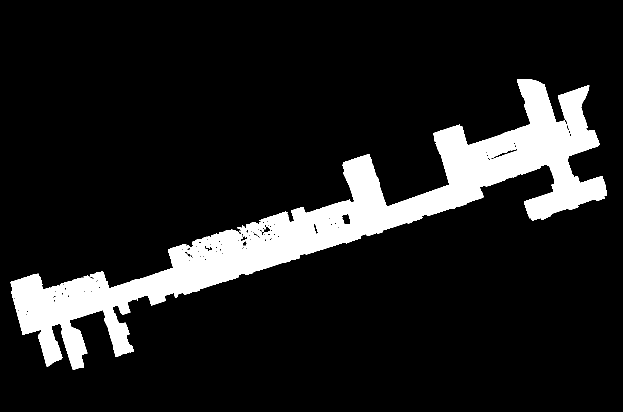
#> input picture maps/map.pgm, 1245 x 824 px, found by its file name (shown at 1/2 size)
$ python rrt_path.py
#> lines starting #> are read from the running program, lines starting #| are printed output that depends on the picture; after the words box and inside, x2 and y2 are one past the last pixel; in counts of white or black regions, pixels touching at a corner belong together
import cv2
import numpy as np
import matplotlib.pyplot as plt
import random
from collections import deque
from skimage.draw import line as sk_line

# === Parameters ===
resolution = 0.05
origin = np.array([0.0, 0.0])
map_file = "map.pgm"
start_goal_file = "start_goal.csv"
max_iters = 10000
step_size = 10  # in pixels
goal_threshold = 15  # in pixels

# === Load map and binary version ===
map_img = cv2.imread(map_file, cv2.IMREAD_GRAYSCALE)
#> map_img: shape (824, 1245); 12.1% white; 1 white region, box (x1, y1, x2, y2) and area: (21, 158, 1214, 740) 124584
height, width = map_img.shape
#> height = 824; width = 1245
binary_map = (map_img > 250).astype(np.uint8)

# === Convert world to pixel ===
def world_to_pixel(pt):
    px = int((pt[0] - origin[0]) / resolution)
    py = int(height - (pt[1] - origin[1]) / resolution)
#> py = 602
    return np.array([px, py])

# === Convert pixel to world ===
def pixel_to_world(pt_px):
    x = origin[0] + pt_px[0] * resolution
    y = origin[1] + (height - pt_px[1]) * resolution
    return np.array([x, y])

# === Load start and goal ===
start_world, goal_world = np.loadtxt(start_goal_file, delimiter=';')
start_px = world_to_pixel(start_world)
#> start_px = [195, 602]
goal_px = world_to_pixel(goal_world)
#> goal_px = [1002, 336]

# === RRT core ===
class Node:
    def __init__(self, pt, parent=None):
#> called with pt = (195, 602)
        self.pt = pt
#> self.pt = (195, 602)
        self.parent = parent

def is_free(pt):
    x, y = pt
    return 0 <= x < width and 0 <= y < height and binary_map[y, x] == 1

def line_is_free(p1, p2):
    rr, cc = sk_line(p1[1], p1[0], p2[1], p2[0])  # row = y, col = x
    for y, x in zip(rr, cc):
        if not (0 <= x < width and 0 <= y < height):
            return False
        if binary_map[y, x] == 0:
            return False
    return True

def distance(p1, p2):
    return np.linalg.norm(np.array(p1) - np.array(p2))

def nearest_node(nodes, pt):
    return min(nodes, key=lambda node: distance(node.pt, pt))

def steer(p1, p2, step):
    vec = np.array(p2) - np.array(p1)
    norm = np.linalg.norm(vec)
    if norm < step:
        return tuple(p2)
    direction = vec / norm
    new_pt = np.array(p1) + step * direction
    return tuple(np.round(new_pt).astype(int))

# === RRT algorithm ===
tree = [Node(tuple(start_px))]
for _ in range(max_iters):
    if random.random() < 0.1:
        sample = tuple(goal_px)
    else:
        sample = (random.randint(0, width - 1), random.randint(0, height - 1))

    nearest = nearest_node(tree, sample)
    new_pt = steer(nearest.pt, sample, step_size)

    if is_free(new_pt) and line_is_free(nearest.pt, new_pt):
        new_node = Node(new_pt, parent=nearest)
        tree.append(new_node)

        if distance(new_pt, goal_px) < goal_threshold:
            print("Path found!")
            goal_node = Node(tuple(goal_px), parent=new_node)
            break
else:
    raise RuntimeError("Failed to find path in RRT")
#> this loop made 568 passes
#> after the loop, tree = 164 items

# === Backtrack path ===
path = []
node = goal_node
while node is not None:
    path.append(node.pt)
    node = node.parent
#> after the loop, path = 102 pairs, first value 195 to 1002, second value 336 to 602
path = path[::-1]

# === Save path to CSV in world coordinates ===
path_world = np.array([pixel_to_world(np.array(p)) for p in path])
#> in pixel_to_world, `x = origin[0] + pt_px[0] * resolution`: x = 9.75
#> in pixel_to_world, `y = origin[1] + (height - pt_px[1]) * resolution`: y = 11.1
np.savetxt("path.csv", path_world, delimiter=';', fmt="%.4f", header="x_m;y_m", comments="")
print("Saved RRT path to path.csv")

# === Visualize ===
plt.figure(figsize=(10, 10))
plt.imshow(map_img, cmap='gray')
plt.plot([p[0] for p in path], [p[1] for p in path], 'r-', linewidth=2, label="RRT Path")
plt.plot(start_px[0], start_px[1], 'go', label="Start")
plt.plot(goal_px[0], goal_px[1], 'bo', label="Goal")
plt.legend()
plt.title("RRT Path Planning")
plt.gca().invert_yaxis()
plt.axis('equal')
plt.grid()
plt.savefig("rrt_path.png", dpi=300, bbox_inches='tight')
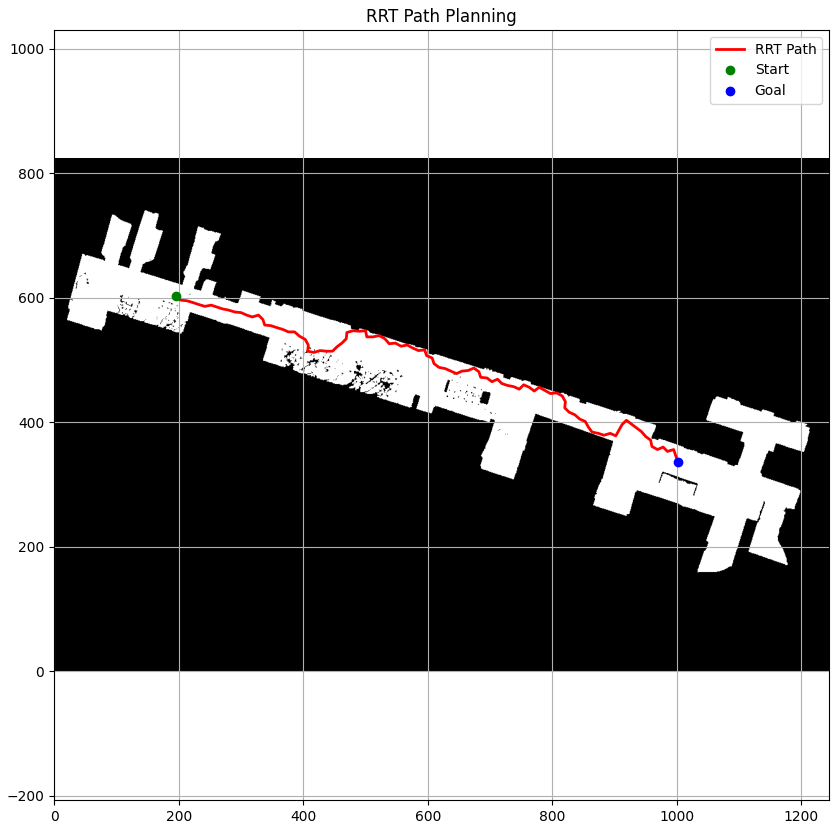
#> figure drawn by matplotlib, 1 panel
plt.show()
